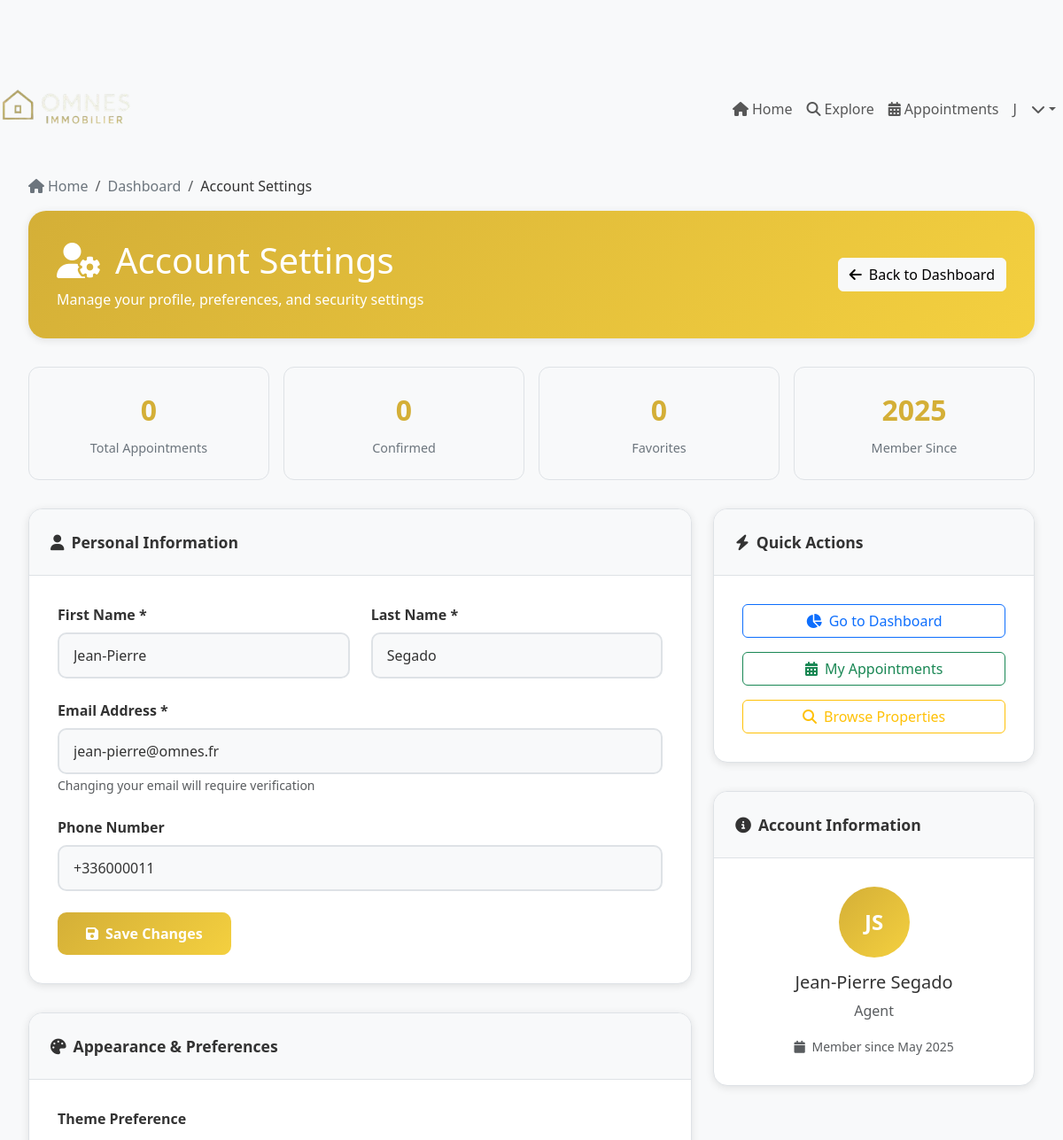
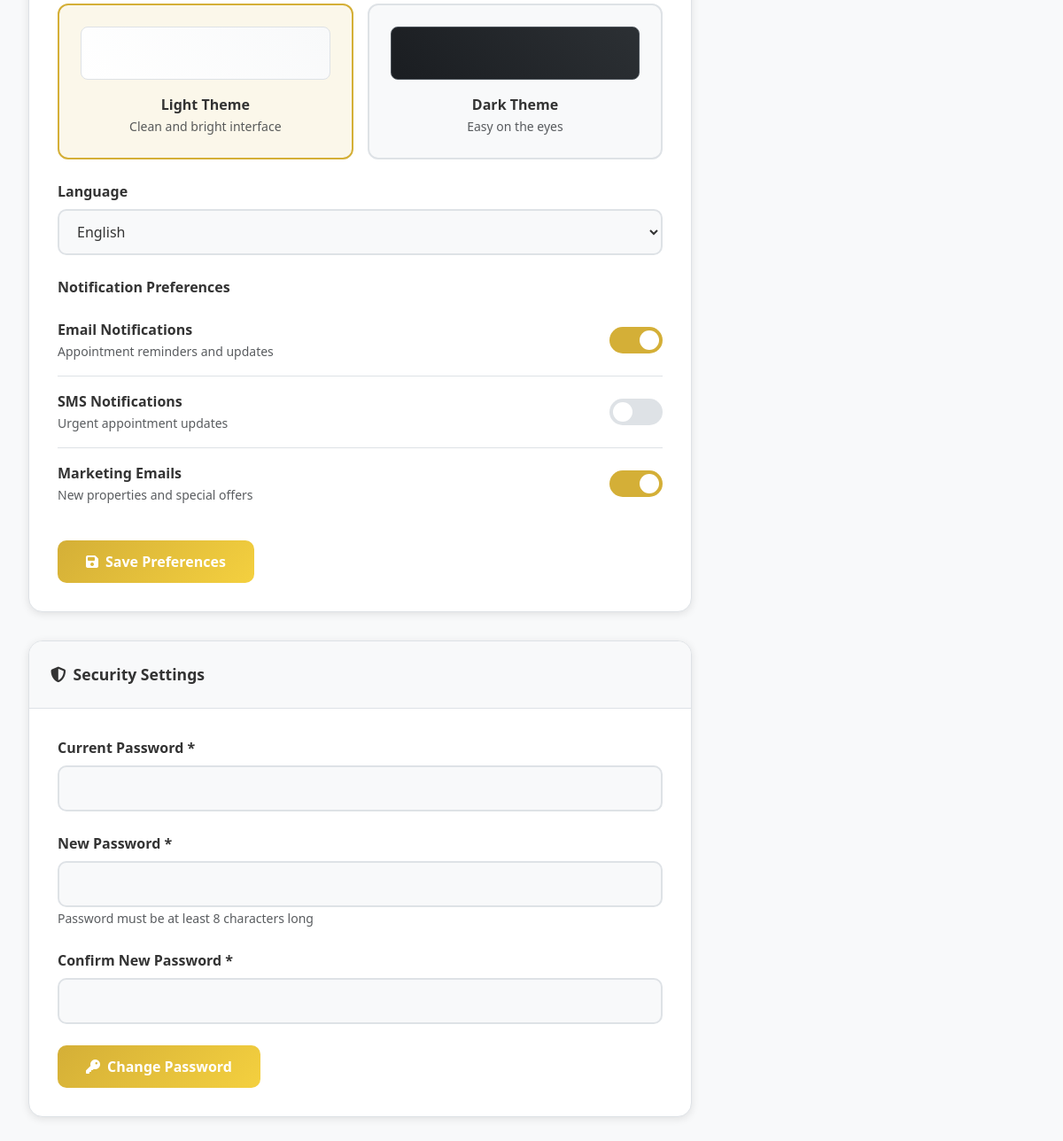
Screenshot of /src/client/account.php (signed in) with the database file from the repository (2 pictures, top to bottom).
### tables this page shows
CREATE TABLE agents(
    user_id INT PRIMARY KEY,
    cv_file_path VARCHAR(255) DEFAULT '',
    profile_picture_path VARCHAR(255) DEFAULT '',
    agency_name VARCHAR(255) NOT NULL DEFAULT 'Independent Agent',
    agency_address VARCHAR(255) DEFAULT '',
    agency_phone VARCHAR(15) DEFAULT '',
    agency_email VARCHAR(100) DEFAULT '',
    license_number VARCHAR(50) DEFAULT '',
    languages_spoken JSON DEFAULT '[]',
    years_experience INT DEFAULT 0,
    commission_rate DECIMAL(5,2) DEFAULT 0.00,
    bio TEXT DEFAULT '',
    average_rating DECIMAL(3,2) DEFAULT 0.00,
    total_sales DECIMAL(15,2) DEFAULT 0.00,
    total_transactions INT DEFAULT 0,
    FOREIGN KEY (user_id) REFERENCES users(id) ON DELETE CASCADE
);

CREATE TABLE users (
    id INT AUTO_INCREMENT PRIMARY KEY,
    first_name VARCHAR(50) NOT NULL,
    last_name VARCHAR(50) NOT NULL,
    email VARCHAR(100) NOT NULL UNIQUE,
    password_hash VARCHAR(255) NOT NULL,
    role ENUM('admin', 'client', 'agent') NOT NULL DEFAULT 'client',
    phone VARCHAR(10) NOT NULL,
    created_at TIMESTAMP DEFAULT CURRENT_TIMESTAMP
);

### src/client/account.php (the view, shortened to what this page needs)
<?php
$database = Database::getInstance();
$db = $database->getConnection();
$stats = [
    'total_appointments' => 0,
    'confirmed_appointments' => 0,
    'properties_viewed' => 0,
    'favorites' => 0
];
$query = "SELECT u.*, a.cv_file_path, a.profile_picture_path, a.agency_name
          FROM users u
          LEFT JOIN agents a ON u.id = a.user_id
          WHERE u.id = :user_id";
$stmt = $db->prepare($query);
$stmt->bindParam(':user_id', $_SESSION['user_id']);
$stmt->execute();
$user = $stmt->fetch(PDO::FETCH_ASSOC);
$user_prefs = [
    'theme' => $_SESSION['user_theme'] ?? 'light',
    'language' => $_SESSION['user_language'] ?? 'en',
    'notifications_email' => $_SESSION['notifications_email'] ?? true,
    'notifications_sms' => $_SESSION['notifications_sms'] ?? false,
    'marketing_emails' => $_SESSION['marketing_emails'] ?? true
];
?>
<!DOCTYPE html>
<html lang="en" data-theme="<?= htmlspecialchars($user_prefs['theme']) ?>">
<head>
    <link href="https://cdnjs.cloudflare.com/ajax/libs/bootstrap/5.3.0/css/bootstrap.min.css" rel="stylesheet">
    <link href="https://cdnjs.cloudflare.com/ajax/libs/font-awesome/6.4.0/css/all.min.css" rel="stylesheet">
</head>
<body data-user-logged-in="true">
    <?php include '../includes/navigation.php'; ?>
    <div class="settings-container">
        <nav aria-label="breadcrumb">
            <ol class="breadcrumb breadcrumb-custom">
                <li class="breadcrumb-item"><a href="../pages/home.php"><i class="fas fa-home me-1"></i>Home</a></li>
                <li class="breadcrumb-item"><a href="dashboard.php">Dashboard</a></li>
                <li class="breadcrumb-item active">Account Settings</li>
            </ol>
        </nav>
        <div class="settings-header">
            <div class="row align-items-center">
                <div class="col-md-8">
                    <h1 class="mb-2"><i class="fas fa-user-cog me-3"></i>Account Settings</h1>
                    <p class="mb-0 opacity-90">Manage your profile, preferences, and security settings</p>
                </div>
                <div class="col-md-4 text-end">
                    <a href="dashboard.php" class="btn btn-light">
                        <i class="fas fa-arrow-left me-2"></i>Back to Dashboard
                    </a>
                </div>
            </div>
        </div>
        <div class="stats-grid">
            <div class="stat-card">
                <div class="stat-number"><?= htmlspecialchars($stats['total_appointments']) ?></div>
                <div class="stat-label">Total Appointments</div>
            </div>
            <div class="stat-card">
                <div class="stat-number"><?= htmlspecialchars($stats['confirmed_appointments']) ?></div>
                <div class="stat-label">Confirmed</div>
            </div>
            <div class="stat-card">
                <div class="stat-number"><?= htmlspecialchars($stats['favorites']) ?></div>
                <div class="stat-label">Favorites</div>
            </div>
            <div class="stat-card">
                <div class="stat-number"><?= date('Y', strtotime($user['created_at'] ?? '2023-01-01')) ?></div>
                <div class="stat-label">Member Since</div>
            </div>
        </div>
        <div class="row">
            <div class="col-lg-8">
                <div class="settings-card">
                    <div class="card-header-custom">
                        <i class="fas fa-user me-2"></i>Personal Information
                    </div>
                    <div class="card-body-custom">
                        <form method="POST" action="">
                            <div class="row">
                                <div class="col-md-6">
                                    <div class="form-group-custom">
                                        <label class="form-label-custom" for="first_name">First Name *</label>
                                        <input type="text" class="form-control-custom" id="first_name" name="first_name"
                                               value="<?= htmlspecialchars($user['first_name'] ?? '') ?>" required>
                                    </div>
                                </div>
                                <div class="col-md-6">
                                    <div class="form-group-custom">
                                        <label class="form-label-custom" for="last_name">Last Name *</label>
                                        <input type="text" class="form-control-custom" id="last_name" name="last_name"
                                               value="<?= htmlspecialchars($user['last_name'] ?? '') ?>" required>
                                    </div>
                                </div>
                            </div>
                            <div class="form-group-custom">
                                <label class="form-label-custom" for="email">Email Address *</label>
                                <input type="email" class="form-control-custom" id="email" name="email"
                                       value="<?= htmlspecialchars($user['email'] ?? '') ?>" required>
                                <small class="text-muted">Changing your email will require verification</small>
                            </div>
                            <div class="form-group-custom">
                                <label class="form-label-custom" for="phone">Phone Number</label>
                                <input type="tel" class="form-control-custom" id="phone" name="phone"
                                       value="<?= htmlspecialchars($user['phone'] ?? '') ?>">
                            </div>
                            <button type="submit" class="btn-luxury">
                                <i class="fas fa-save me-2"></i>Save Changes
                            </button>
                        </form>
                    </div>
                </div>
                <div class="settings-card">
                    <div class="card-header-custom">
                        <i class="fas fa-palette me-2"></i>Appearance & Preferences
                    </div>
                    <div class="card-body-custom">
                        <form method="POST" action="" id="preferencesForm">
                            <div class="form-group-custom">
                                <label class="form-label-custom">Theme Preference</label>
                                <div class="theme-selector">
                                    <div class="theme-option <?= $user_prefs['theme'] === 'light' ? 'active' : '' ?>"
                                         onclick="selectTheme('light')">
                                        <div class="theme-preview light"></div>
                                        <div class="fw-semibold">Light Theme</div>
                                        <small class="text-muted">Clean and bright interface</small>
                                    </div>
                                    <div class="theme-option <?= $user_prefs['theme'] === 'dark' ? 'active' : '' ?>"
                                         onclick="selectTheme('dark')">
                                        <div class="theme-preview dark"></div>
                                        <div class="fw-semibold">Dark Theme</div>
                                        <small class="text-muted">Easy on the eyes</small>
                                    </div>
                                </div>
                            </div>
                            <div class="form-group-custom">
                                <label class="form-label-custom" for="language">Language</label>
                                <select class="form-control-custom" id="language" name="language">
                                    <option value="en" <?= $user_prefs['language'] === 'en' ? 'selected' : '' ?>>English</option>
                                </select>
                            </div>
                            <div class="form-group-custom">
                                <label class="form-label-custom">Notification Preferences</label>
                                <div class="switch-container">
                                    <div>
                                        <div class="fw-semibold">Email Notifications</div>
                                        <small class="text-muted">Appointment reminders and updates</small>
                                    </div>
                                    <label class="switch">
                                        <span class="slider"></span>
                                    </label>
                                </div>
                                <div class="switch-container">
                                    <div>
                                        <div class="fw-semibold">SMS Notifications</div>
                                        <small class="text-muted">Urgent appointment updates</small>
                                    </div>
                                    <label class="switch">
                                        <span class="slider"></span>
                                    </label>
                                </div>
                                <div class="switch-container">
                                    <div>
                                        <div class="fw-semibold">Marketing Emails</div>
                                        <small class="text-muted">New properties and special offers</small>
                                    </div>
                                    <label class="switch">
                                        <span class="slider"></span>
                                    </label>
                                </div>
                            </div>
                            <button type="submit" class="btn-luxury">
                                <i class="fas fa-save me-2"></i>Save Preferences
                            </button>
                        </form>
                    </div>
                </div>
                <div class="settings-card">
                    <div class="card-header-custom">
                        <i class="fas fa-shield-alt me-2"></i>Security Settings
                    </div>
                    <div class="card-body-custom">
                        <form method="POST" action="" id="passwordForm">
                            <div class="form-group-custom">
                                <label class="form-label-custom" for="current_password">Current Password *</label>
                                <input type="password" class="form-control-custom" id="current_password" name="current_password" required>
                            </div>
                            <div class="form-group-custom">
                                <label class="form-label-custom" for="new_password">New Password *</label>
                                <input type="password" class="form-control-custom" id="new_password" name="new_password" required>
                                <small class="text-muted">Password must be at least 8 characters long</small>
                            </div>
                            <div class="form-group-custom">
                                <label class="form-label-custom" for="confirm_password">Confirm New Password *</label>
                                <input type="password" class="form-control-custom" id="confirm_password" name="confirm_password" required>
                            </div>
                            <button type="submit" class="btn-luxury">
                                <i class="fas fa-key me-2"></i>Change Password
                            </button>
                        </form>
                    </div>
                </div>
            </div>
            <div class="col-lg-4">
                <div class="settings-card">
                    <div class="card-header-custom">
                        <i class="fas fa-bolt me-2"></i>Quick Actions
                    </div>
                    <div class="card-body-custom">
                        <div class="d-grid gap-3">
                            <a href="dashboard.php" class="btn btn-outline-primary">
                                <i class="fas fa-chart-pie me-2"></i>Go to Dashboard
                            </a>
                            <a href="dashboard.php?section=appointments" class="btn btn-outline-success">
                                <i class="fas fa-calendar-alt me-2"></i>My Appointments
                            </a>
                            <a href="../pages/explore.php" class="btn btn-outline-warning">
                                <i class="fas fa-search me-2"></i>Browse Properties
                            </a>
                        </div>
                    </div>
                </div>
                <div class="settings-card">
                    <div class="card-header-custom">
                        <i class="fas fa-info-circle me-2"></i>Account Information
                    </div>
                    <div class="card-body-custom">
                        <div class="text-center mb-3">
                            <div class="user-avatar-large mx-auto mb-3" style="width: 80px; height: 80px; background: linear-gradient(135deg, #d4af37 0%, #f4d03f 100%); border-radius: 50%; display: flex; align-items: center; justify-content: center; color: white; font-weight: 700; font-size: 1.5rem;">
                                <?= strtoupper(substr($user['first_name'] ?? 'U', 0, 1) . substr($user['last_name'] ?? 'U', 0, 1)) ?>
                            </div>
                            <h5><?= htmlspecialchars(($user['first_name'] ?? '') . ' ' . ($user['last_name'] ?? '')) ?></h5>
                            <p class="text-muted"><?= ucfirst($user['role'] ?? 'Member') ?></p>
                        </div>
                        <div class="text-center">
                            <small class="text-muted">
                                <i class="fas fa-calendar me-1"></i>
                                Member since <?= date('F Y', strtotime($user['created_at'] ?? '2023-01-01')) ?>
                            </small>
                        </div>
                    </div>
                </div>
            </div>
        </div>
    </div>
</body>
</html>

### rows the page displays
agents: user_id.created_at "2025", first_name "Jean-Pierre", last_name "Segado", email "jean-pierre@omnes.fr", phone "+336000011", user_id.last_name "JS", user_id.last_name "Jean-Pierre Segado", user_id.role "Agent", user_id.created_at "May 2025"

### other values shown
substr($userFirstName, 0, 1) "J"
$stats['total_appointments'] "0"
$stats['confirmed_appointments'] "0"
$stats['favorites'] "0"
